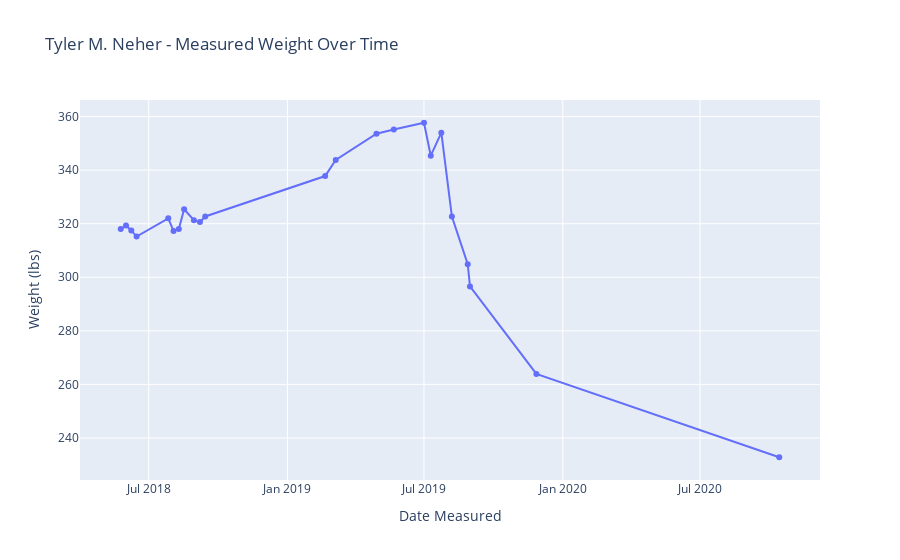

Notebook cell for this chart:
### Code cell
# Generate plotly.express linechart of weights over time

names = {"Date Measured": "date_measured"}

fig = px.line(
    weightdate_df,
    x=weightdate_df["date_measured"],
    y=weightdate_df["weight_in_lbs"],
    title="Tyler M. Neher - Measured Weight Over Time",
    markers=True,
    render_mode="svg",
    labels={"date_measured": "Date Measured", "weight_in_lbs": "Weight (lbs)"},
)
fig.show()

### Figure 1 — Plotly figure (JSON) as saved in the notebook; plotly's stock layout.template omitted (floating-point values rounded to 4 significant figures)
{"data": [{"hovertemplate": "Date Measured=%{x}<br>Weight (lbs)=%{y}<extra></extra>", "legendgroup": "", "line": {"color": "#636efa", "dash": "solid"}, "marker": {"symbol": "circle"}, "mode": "markers+lines", "name": "", "orientation": "v", "showlegend": false, "type": "scatter", "x": ["2020-10-14T00:00:00", "2019-11-27T00:00:00", "2019-08-31T00:00:00", "2019-08-28T00:00:00", "2019-08-07T00:00:00", "2019-07-24T00:00:00", "2019-07-10T00:00:00", "2019-07-01T00:00:00", "2019-05-22T00:00:00", "2019-04-29T00:00:00", "2019-03-06T00:00:00", "2019-02-20T00:00:00", "2018-09-14T00:00:00", "2018-09-07T00:00:00", "2018-08-30T00:00:00", "2018-08-17T00:00:00", "2018-08-10T00:00:00", "2018-08-03T00:00:00", "2018-07-27T00:00:00", "2018-06-15T00:00:00", "2018-06-08T00:00:00", "2018-06-01T00:00:00", "2018-05-25T00:00:00"], "xaxis": "x", "y": [232.8, 263.9, 296.6, 304.9, 322.7, 354, 345.4, 357.7, 355.2, 353.6, 343.8, 337.8, 322.7, 320.6, 321.3, 325.4, 318, 317.3, 322, 315.2, 317.5, 319.3, 318], "yaxis": "y"}], "layout": {"legend": {"tracegroupgap": 0}, "title": {"text": "Tyler M. Neher - Measured Weight Over Time"}, "xaxis": {"anchor": "y", "domain": [0, 1], "title": {"text": "Date Measured"}}, "yaxis": {"anchor": "x", "domain": [0, 1], "title": {"text": "Weight (lbs)"}}}}
